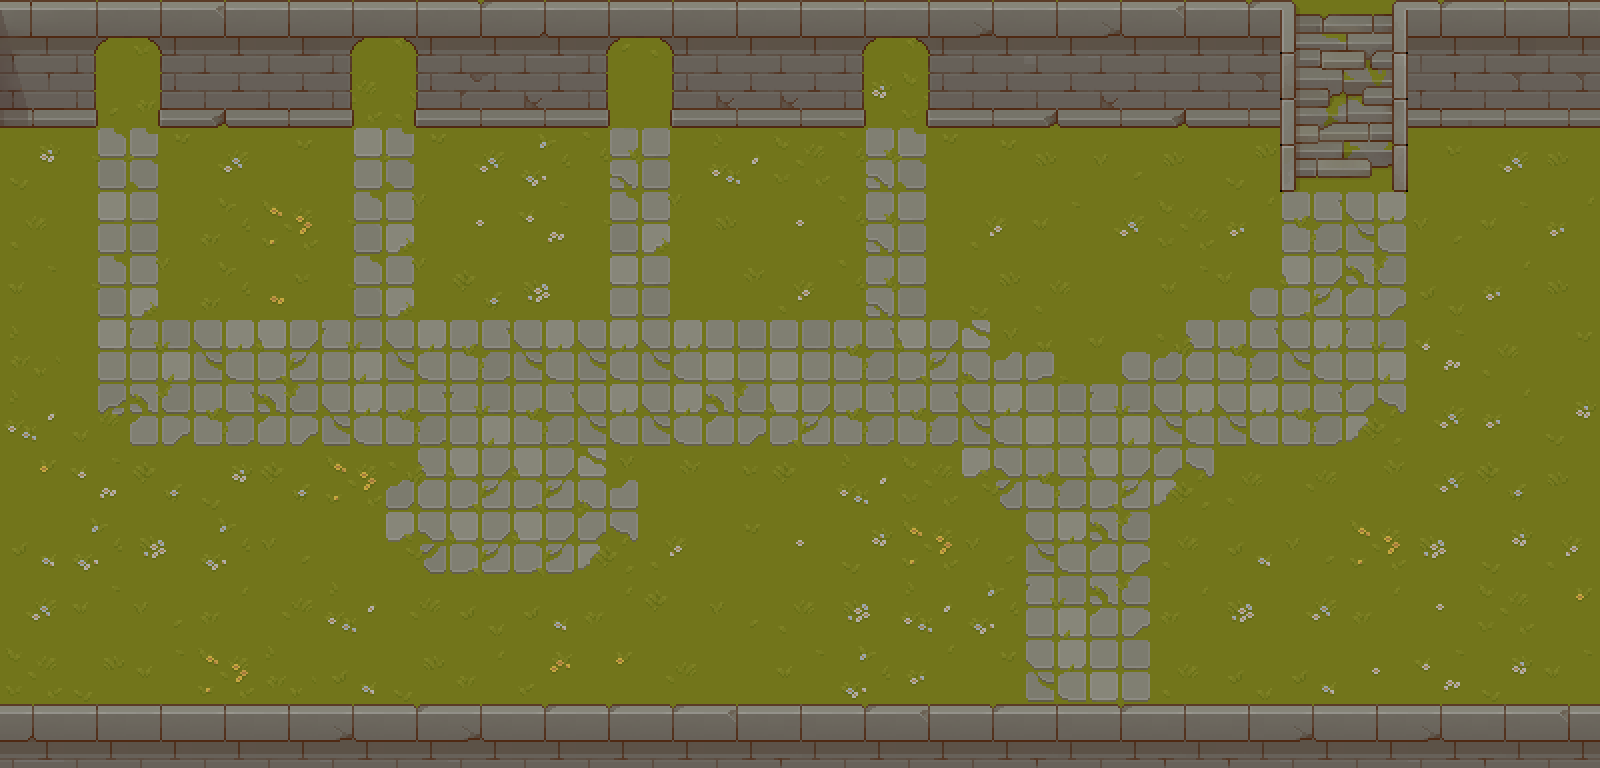

Below is a game level as drawn by its tile map, then a one-line description and the .tmx file that defines it, in full:
An orthogonal 25x12 tile map with 64x64 px tiles, 2 tile layers (Ground, Walls), 4 tilesets and 46 objects (2x sign, invisible_door, door, Player).

<map version="1.10" tiledversion="1.11.2" orientation="orthogonal" renderorder="right-down" width="25" height="12" tilewidth="64" tileheight="64" infinite="0" nextlayerid="8" nextobjectid="76">
 <tileset firstgid="1" source="../graphics/tilesets_64x64/TX Tileset Grass_64.tsx" />
 <tileset firstgid="65" source="../graphics/tilesets_64x64/TX Tileset Wall_64.tsx" />
 <tileset firstgid="321" source="../graphics/tilesets_64x64/TX Struct_64.tsx" />
 <tileset firstgid="577" source="../graphics/tilesets_64x64/Props.tsx" />
 <layer id="1" name="Ground" width="25" height="12">
  <data encoding="csv">
22,9,26,29,1,14,25,12,16,16,19,13,29,5,25,22,11,30,9,5,402,403,26,4,5,
16,12,27,13,12,26,19,8,26,1,24,3,6,14,26,28,31,17,3,3,418,419,12,11,17,
14,43,52,32,20,35,52,32,22,51,36,29,26,51,52,20,9,12,9,10,434,435,17,32,9,
19,35,36,18,30,43,44,5,7,43,44,9,5,51,36,23,3,32,26,31,41,49,12,3,31,
3,43,44,18,21,43,44,6,13,35,36,11,23,51,36,10,19,1,3,56,42,50,4,31,9,
25,35,34,49,42,34,49,41,49,49,49,33,33,41,42,62,55,56,61,41,49,34,7,19,20,
29,59,50,41,50,49,41,34,41,49,49,50,42,41,41,49,33,34,49,49,41,57,32,31,14,
24,7,6,14,6,30,61,42,42,62,11,17,2,29,26,58,41,42,57,19,28,11,32,6,9,
8,22,13,22,12,1,58,42,42,57,23,20,5,14,30,12,49,50,19,8,16,30,13,14,23,
32,3,12,27,28,29,28,4,8,27,2,12,19,13,29,22,34,50,27,13,32,27,5,26,24,
26,10,3,30,25,8,10,27,15,24,28,1,3,22,31,20,49,33,19,4,8,5,7,14,3,
13,16,4,5,26,26,27,17,14,15,22,22,5,18,12,20,24,11,16,10,20,30,32,17,23
</data>
 </layer>
 <objectgroup id="2" name="OnGroundObjects">
  <object id="11" gid="624" x="416" y="588" width="188" height="144" />
 </objectgroup>
 <layer id="3" name="Walls" width="25" height="12">
  <data encoding="csv">
86,398,399,165,213,398,399,162,163,398,399,87,87,398,399,164,211,164,165,162,0,0,162,213,87,
102,414,415,179,103,414,415,181,180,414,415,180,180,414,415,103,179,180,179,178,0,0,104,178,178,
0,0,0,0,0,0,0,0,0,0,0,0,0,0,0,0,0,0,0,0,0,0,0,0,0,
0,0,0,0,0,0,0,0,0,0,0,0,0,0,0,0,0,0,0,0,0,0,0,0,0,
0,0,0,0,0,0,0,0,0,0,0,0,0,0,0,0,0,0,0,0,0,0,0,0,0,
0,0,0,0,0,0,0,0,0,0,0,0,0,0,0,0,0,0,0,0,0,0,0,0,0,
0,0,0,0,0,0,0,0,0,0,0,0,0,0,0,0,0,0,0,0,0,0,0,0,0,
0,0,0,0,0,0,0,0,0,0,0,0,0,0,0,0,0,0,0,0,0,0,0,0,0,
0,0,0,0,0,0,0,0,0,0,0,0,0,0,0,0,0,0,0,0,0,0,0,0,0,
0,0,0,0,0,0,0,0,0,0,0,0,0,0,0,0,0,0,0,0,0,0,0,0,0,
0,0,0,0,0,0,0,0,0,0,0,0,0,0,0,0,0,0,0,0,0,0,0,0,0,
163,87,87,87,87,164,162,164,162,162,162,165,88,162,165,162,88,162,88,88,164,87,164,88,165
</data>
 </layer>
 <objectgroup id="4" name="Objects">
  <object id="13" gid="606" x="610" y="509" width="64" height="154" />
  <object id="14" gid="607" x="349.333" y="509" width="64" height="114" />
  <object id="15" gid="629" x="1427.67" y="198.667" width="158" height="240" />
  <object id="16" gid="583" x="1506" y="205.667" width="44" height="38" />
  <object id="17" gid="584" x="1459.67" y="201" width="54" height="50" />
  <object id="18" gid="595" x="1486.67" y="219.667" width="24" height="18" />
  <object id="22" gid="592" x="1469" y="345" width="16" height="16" />
  <object id="23" gid="597" x="1359" y="489" width="30" height="20" />
  <object id="24" gid="599" x="1521" y="428" width="34" height="18" />
  <object id="25" gid="595" x="1067" y="221" width="24" height="18" />
  <object id="26" gid="594" x="1154" y="196" width="20" height="20" />
  <object id="27" gid="599" x="1080" y="340" width="34" height="18" />
  <object id="28" gid="599" x="803" y="493" width="34" height="18" />
  <object id="29" gid="597" x="742" y="243" width="30" height="20" />
  <object id="30" gid="598" x="799" y="272" width="32" height="20" />
  <object id="31" gid="599" x="452" y="253" width="34" height="18" />
  <object id="32" gid="592" x="268" y="235" width="16" height="16" />
  <object id="33" gid="593" x="171" y="514" width="20" height="22" />
  <object id="34" gid="596" x="298" y="534" width="28" height="20" />
  <object id="35" gid="592" x="54" y="471" width="16" height="16" />
  <object id="36" gid="598" x="516" y="132.667" width="32" height="20" />
  <object id="42" gid="606" x="0" y="633" width="64" height="154" />
  <object id="43" gid="606" x="-1.333" y="380.333" width="64" height="154" />
  <object id="44" gid="606" x="1534" y="632.333" width="64" height="154" />
  <object id="45" gid="606" x="1536.67" y="381" width="64" height="154" />
 </objectgroup>
 <objectgroup color="#ff0000" id="5" name="InteractObjects">
  <object id="5" name="boss" type="sign" gid="623" x="995" y="339" width="54" height="64" />
  <object id="7" name="city" type="sign" gid="622" x="1129" y="340" width="54" height="64" />
  <object id="73" name="tutorial 640 320" type="invisible_door" gid="591" x="1050.33" y="770.667" width="82" height="100" />
  <object id="75" name="arena 800 1450" type="door" gid="591" x="85.6667" y="127.333" width="82" height="100" />
 </objectgroup>
 <objectgroup id="6" name="SpawnPoints">
  <object id="12" name="Player" x="511" y="512">
   <point />
  </object>
 </objectgroup>
 <objectgroup id="7" name="Collisions">
  <object id="46" x="10.167" y="579.667" width="51.5" height="52" />
  <object id="47" x="12.5" y="329.333" width="49.5" height="49" />
  <object id="48" x="351" y="447" width="58" height="52" />
  <object id="49" x="609" y="446" width="62" height="49" />
  <object id="51" x="3.99967" y="729.667" width="1586.33" height="33.6667" />
  <object id="53" x="1581.33" y="111" width="12" height="627.666" />
  <object id="54" x="1538" y="325.333" width="49.5" height="55" />
  <object id="55" x="1538" y="582" width="50.5" height="49" />
  <object id="56" x="1408.67" y="24" width="184.666" height="85.667" />
  <object id="58" x="5.00003" y="108.667" width="10" height="623.667" />
  <object id="65" x="10" y="26" width="1272" height="84" />
  <object id="66" x="1283.33" y="27.3337" width="14.6667" height="164.667" />
  <object id="67" x="1391.33" y="28" width="14" height="163.333" />
  <object id="68" x="1502" y="158" width="16" height="28" />
  <object id="72" x="1278.67" y="5.333" width="129.333" height="18.6667" />
 </objectgroup>
</map>